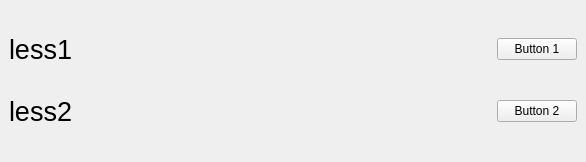
<?xml version="1.0" encoding="UTF-8"?>
<ui version="4.0">
 <class>MainWindow</class>
 <widget class="QMainWindow" name="MainWindow">
  <property name="geometry">
   <rect>
    <x>0</x>
    <y>0</y>
    <width>586</width>
    <height>162</height>
   </rect>
  </property>
  <property name="windowTitle">
   <string>MainWindow</string>
  </property>
  <widget class="QWidget" name="centralwidget">
   <layout class="QGridLayout" name="gridLayout_2">
    <item row="0" column="1">
     <widget class="QPushButton" name="Button_1">
      <property name="sizePolicy">
       <sizepolicy hsizetype="Maximum" vsizetype="Fixed">
        <horstretch>0</horstretch>
        <verstretch>0</verstretch>
       </sizepolicy>
      </property>
      <property name="text">
       <string>Button 1</string>
      </property>
     </widget>
    </item>
    <item row="1" column="1">
     <widget class="QPushButton" name="Button_2">
      <property name="sizePolicy">
       <sizepolicy hsizetype="Maximum" vsizetype="Fixed">
        <horstretch>0</horstretch>
        <verstretch>0</verstretch>
       </sizepolicy>
      </property>
      <property name="text">
       <string>Button 2</string>
      </property>
     </widget>
    </item>
    <item row="0" column="0">
     <widget class="QLabel" name="label_1">
      <property name="font">
       <font>
        <pointsize>20</pointsize>
       </font>
      </property>
      <property name="text">
       <string>less1</string>
      </property>
     </widget>
    </item>
    <item row="1" column="0">
     <widget class="QLabel" name="label_2">
      <property name="font">
       <font>
        <pointsize>20</pointsize>
       </font>
      </property>
      <property name="text">
       <string>less2</string>
      </property>
     </widget>
    </item>
   </layout>
  </widget>
 </widget>
 <resources/>
 <connections/>
</ui>
